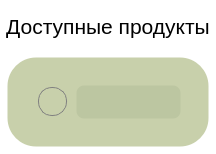
          <widget class="QFrame" name="frame_6">
           <property name="styleSheet">
            <string notr="true">background-color:transparent;</string>
           </property>
           <property name="frameShape">
            <enum>QFrame::StyledPanel</enum>
           </property>
           <property name="frameShadow">
            <enum>QFrame::Raised</enum>
           </property>
           <layout class="QVBoxLayout" name="verticalLayout_6">
            <property name="spacing">
             <number>10</number>
            </property>
            <property name="leftMargin">
             <number>5</number>
            </property>
            <property name="topMargin">
             <number>5</number>
            </property>
            <property name="rightMargin">
             <number>5</number>
            </property>
            <property name="bottomMargin">
             <number>5</number>
            </property>
            <item>
             <widget class="QLabel" name="label_10">
              <property name="minimumSize">
               <size>
                <width>0</width>
                <height>40</height>
               </size>
              </property>
              <property name="maximumSize">
               <size>
                <width>16777215</width>
                <height>40</height>
               </size>
              </property>
              <property name="font">
               <font>
                <pointsize>16</pointsize>
               </font>
              </property>
              <property name="styleSheet">
               <string notr="true">background-color:transparent;</string>
              </property>
              <property name="text">
               <string>Доступные продукты</string>
              </property>
              <property name="alignment">
               <set>Qt::AlignCenter</set>
              </property>
             </widget>
            </item>
            <item>
             <widget class="QFrame" name="frame_51">
              <property name="sizePolicy">
               <sizepolicy hsizetype="Expanding" vsizetype="Preferred">
                <horstretch>0</horstretch>
                <verstretch>0</verstretch>
               </sizepolicy>
              </property>
              <property name="maximumSize">
               <size>
                <width>16777215</width>
                <height>16777215</height>
               </size>
              </property>
              <property name="font">
               <font>
                <family>a_FuturaRoundTitulSh</family>
                <pointsize>10</pointsize>
                <weight>75</weight>
                <bold>true</bold>
               </font>
              </property>
              <property name="styleSheet">
               <string notr="true">background-color:#C8D0AB;
border: 3px solid transparent;
border-radius:30px;
</string>
              </property>
              <property name="frameShape">
               <enum>QFrame::StyledPanel</enum>
              </property>
              <property name="frameShadow">
               <enum>QFrame::Raised</enum>
              </property>
              <layout class="QVBoxLayout" name="verticalLayout_21">
               <property name="leftMargin">
                <number>20</number>
               </property>
               <property name="topMargin">
                <number>20</number>
               </property>
               <property name="rightMargin">
                <number>20</number>
               </property>
               <property name="bottomMargin">
                <number>20</number>
               </property>
               <item>
                <widget class="QFrame" name="frame_52">
                 <property name="styleSheet">
                  <string notr="true">background-color:#C8D0AB;
border: 3px solid transparent;
border-radius:30px;</string>
                 </property>
                 <property name="frameShape">
                  <enum>QFrame::StyledPanel</enum>
                 </property>
                 <property name="frameShadow">
                  <enum>QFrame::Raised</enum>
                 </property>
                 <layout class="QHBoxLayout" name="horizontalLayout_26">
                  <property name="spacing">
                   <number>0</number>
                  </property>
                  <property name="leftMargin">
                   <number>0</number>
                  </property>
                  <property name="topMargin">
                   <number>0</number>
                  </property>
                  <property name="rightMargin">
                   <number>0</number>
                  </property>
                  <property name="bottomMargin">
                   <number>0</number>
                  </property>
                  <item>
                   <widget class="QFrame" name="frame_53">
                    <property name="minimumSize">
                     <size>
                      <width>0</width>
                      <height>30</height>
                     </size>
                    </property>
                    <property name="styleSheet">
                     <string notr="true">QFrame{
width:50%;
}
*{
background-color:transparent;
border: 3px solid transparent;
}
QPushButton {
border-radius:8px;
}

</string>
                    </property>
                    <property name="frameShape">
                     <enum>QFrame::StyledPanel</enum>
                    </property>
                    <property name="frameShadow">
                     <enum>QFrame::Raised</enum>
                    </property>
                    <layout class="QHBoxLayout" name="horizontalLayout_27">
                     <property name="spacing">
                      <number>0</number>
                     </property>
                     <property name="leftMargin">
                      <number>0</number>
                     </property>
                     <property name="topMargin">
                      <number>0</number>
                     </property>
                     <property name="rightMargin">
                      <number>0</number>
                     </property>
                     <property name="bottomMargin">
                      <number>0</number>
                     </property>
                     <item>
                      <widget class="QRadioButton" name="radioButton">
                       <property name="enabled">
                        <bool>true</bool>
                       </property>
                       <property name="minimumSize">
                        <size>
                         <width>35</width>
                         <height>33</height>
                        </size>
                       </property>
                       <property name="maximumSize">
                        <size>
                         <width>35</width>
                         <height>33</height>
                        </size>
                       </property>
                       <property name="focusPolicy">
                        <enum>Qt::NoFocus</enum>
                       </property>
                       <property name="styleSheet">
                        <string notr="true">

QRadioButton {
    background-color:       transparent;
    color:                  rgb(95, 95, 94);

}

QRadioButton::indicator {
width: 27px;
height: 27px;
    border-radius:          14px;
	border:1px solid gray;
}

QRadioButton::indicator:checked {
    background-color:       rgb(114, 255, 123);

  	 image:url(:/icons/icons_images/check.svg) stretch stretch;
}

QRadioButton::indicator:unchecked {
    background-color:       rgb(200, 208, 171);

}

QRadioButton:indicator:unchecked:hover {
    background-color:      rgb(225, 229, 195);
    color:                  rgb(95, 95, 94);

}

QRadioButton:indicator:checked:hover {
    background-color:       rgb(46, 239, 46);
    color:                  rgb(95, 95, 94);

}
QRadioButton::indicator:disabled {
    background-color:       transparent;

}

</string>
                       </property>
                       <property name="text">
                        <string/>
                       </property>
                      </widget>
                     </item>
                    </layout>
                   </widget>
                  </item>
                  <item>
                   <widget class="QFrame" name="frame_54">
                    <property name="frameShape">
                     <enum>QFrame::StyledPanel</enum>
                    </property>
                    <property name="frameShadow">
                     <enum>QFrame::Raised</enum>
                    </property>
                    <layout class="QVBoxLayout" name="verticalLayout_22">
                     <property name="spacing">
                      <number>0</number>
                     </property>
                     <property name="leftMargin">
                      <number>0</number>
                     </property>
                     <property name="topMargin">
                      <number>0</number>
                     </property>
                     <property name="rightMargin">
                      <number>0</number>
                     </property>
                     <property name="bottomMargin">
                      <number>0</number>
                     </property>
                     <item>
                      <widget class="QComboBox" name="comboBox_2">
                       <property name="enabled">
                        <bool>false</bool>
                       </property>
                       <property name="sizePolicy">
                        <sizepolicy hsizetype="Expanding" vsizetype="Fixed">
                         <horstretch>0</horstretch>
                         <verstretch>0</verstretch>
                        </sizepolicy>
                       </property>
                       <property name="minimumSize">
                        <size>
                         <width>0</width>
                         <height>34</height>
                        </size>
                       </property>
                       <property name="font">
                        <font>
                         <family>57</family>
                         <pointsize>11</pointsize>
                         <weight>50</weight>
                         <italic>false</italic>
                         <bold>false</bold>
                        </font>
                       </property>
                       <property name="focusPolicy">
                        <enum>Qt::NoFocus</enum>
                       </property>
                       <property name="styleSheet">
                        <string notr="true">/*стиль комбобокса*/
QComboBox{
border:1px solid transparent;
border-radius: 8px;
padding-left:10px;
background-color: #E1E5C3;
spacing:15px;
}
/*стиль комбобокса при наводке*/
QComboBox:hover{
background-color:#FBFFD8;
}

/*кнопка стрелки*/
QComboBox::drop-down{
border-radius: 0px;
border:0px;
}
/*стиль стрелочки*/
QComboBox::down-arrow{
image: url(:/icons/icons_images/arrow-down.svg);
width:18px;
height:18px;
margin-right:16px;
}



/*стиль выпадающий список*/
QListView{
border-radius: 0px;
background-color:transparent;
qproperty-fucusPolicy: 'NoFocus';
}

QComboBox QAbstractItemView
{
  selection-color: black;
border-radius: 8px;
  selection-background-color: #FBFFD8;
outline: 0px;
}

QComboBox:disabled{
background-color:rgb(188, 198, 161);
}


</string>
                       </property>
                       <property name="editable">
                        <bool>false</bool>
                       </property>
                      </widget>
                     </item>
                    </layout>
                   </widget>
                  </item>
                 </layout>
                </widget>
               </item>
              </layout>
             </widget>
            </item>
           </layout>
          </widget>
